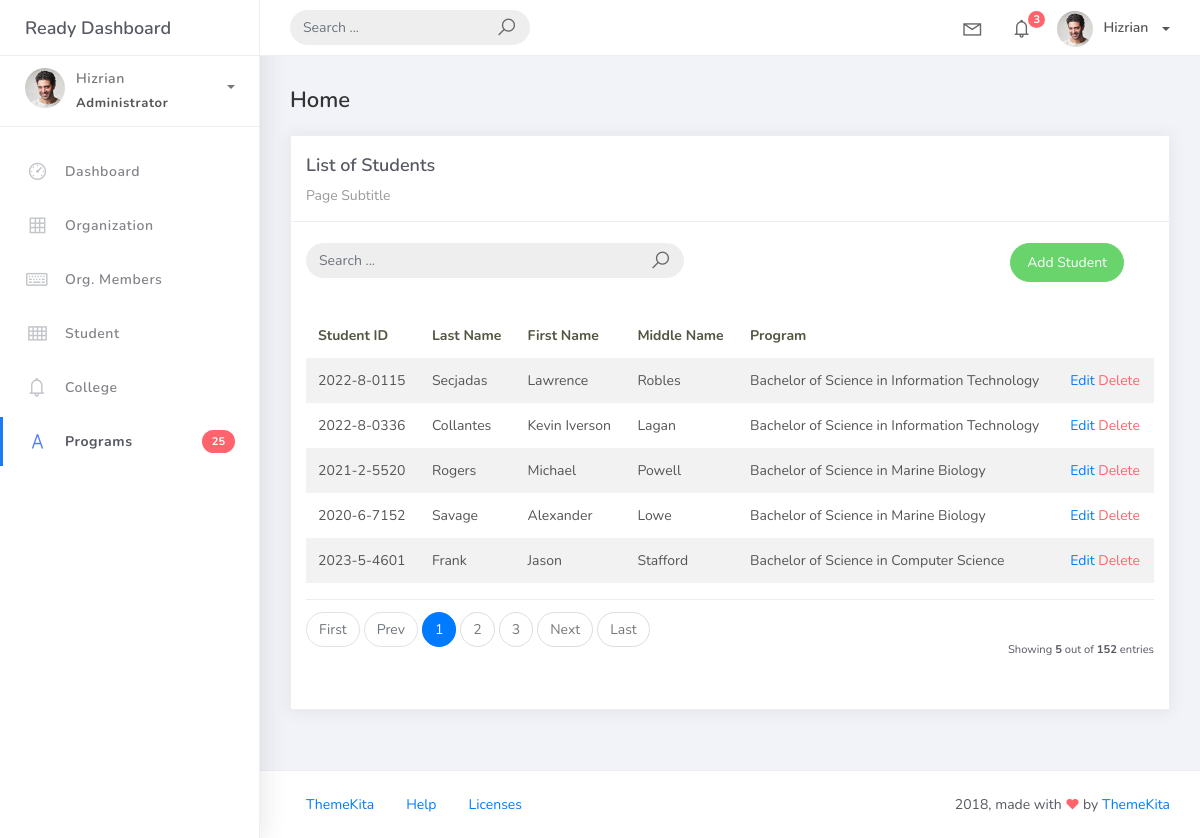
Page /students_list on the committed database.
### studentorg/models.py (models this page shows, shortened)
class BaseModel (models.Model):
    created_at = models.DateTimeField(auto_now_add=True, db_index=True)
    updated_at = models.DateTimeField(auto_now=True)
    class Meta:
        abstract = True

class Student(BaseModel):
    student_id = models.CharField(max_length=15)
    last_name = models.CharField(max_length=25, default= "Unknown")
    first_name = models.CharField(max_length=25)
    middle_name = models.CharField(max_length=25, blank=True, null=True)
    program = models.ForeignKey(Program, on_delete=models.CASCADE)

class Program(BaseModel):
    prog_name = models.CharField(max_length=150)
    college = models.ForeignKey(College, on_delete=models.CASCADE)
    def __str__(self):
        return self.prog_name

### studentorg/views.py (the view)
# urls.py: path('students_list', StudentsList.as_view(), name='students-list'),
class StudentsList(ListView):
    model = Student
    context_object_name = 'students'
    template_name = "students_list.html"
    paginate_by = 5

### templates/students_list.html
{% extends 'base.html' %} {% load static %} {% block content %}
<div class="content">
    <div class="container-fluid">
        <h4 class="page-title">Home</h4>
        <div class="row">
            <div class="col-md-12">
                <div class="card">
                    <div class="card-header">
                        <div class="card-title">List of Students</div>
                        <div class="card-category">Page Subtitle</div>
                    </div>
                    <br />
                    <div class="col-md-12 row">
                        <div class="col-md-6">
                            <form class="navbar-left navbar-form nav-search mr-md-3" action="">
                                <div class="input-group">
                                    <input type="text" placeholder="Search ..." class="form-control" />
                                    <div class="input-group-append">
                                        <span class="input-group-text">
                                            <i class="la la-search search-icon"></i>
                                        </span>
                                    </div>
                                </div>
                            </form>
                        </div>
                        <div class="col-md-6">
                            <div class="pull-right">
                                <a href="{% url 'students-add' %}" class="btn btn-success btn-rounded">Add Student</a>
                            </div>
                        </div>
                    </div>
                    <div class="card-body">
                        <table class="table table-striped mt-3">
                            <thead>
                                <tr>
                                    <th scope="col">Student ID</th>
                                    <th scope="col">Last Name</th>
                                    <th scope="col">First Name</th>
                                    <th scope="col">Middle Name</th>
                                    <th scope="col">Program</th>
                                </tr>
                            </thead>
                            <tbody>
                                {% for object in object_list %}
                                <tr>
                                    <td>{{ object.student_id }}</td>
                                    <td>{{ object.last_name }}</td>
                                    <td>{{ object.first_name }}</td>
                                    <td>{{ object.middle_name }}</td>
                                    <td>{{ object.program }}</td>
                                    <td>
                                        <a href="students_list/{{ object.id }}">Edit</a>
                                        <a href="students_list/{{ object.id }}/delete" class="text-danger">Delete</a>
                                    </td>
                                </tr>
                                {% empty %}
                                <tr>
                                    <td colspan="4" style="text-align: center;">
                                        <p class="text-sm font-weight-bold mb-0">No Records Found</p>
                                    </td>
                                </tr>
                                {% endfor %}
                            </tbody>
                        </table>
                        {% include 'includes/pagination.html' %}
                    </div>
                </div>
            </div>
        </div>
    </div>
</div>
{% endblock %}

### rows in the picture
Student: student_id "2022-8-0115", last_name "Secjadas", first_name "Lawrence", middle_name "Robles", program "Bachelor of Science in Information Technology"
Student: student_id "2022-8-0336", last_name "Collantes", first_name "Kevin Iverson", middle_name "Lagan", program "Bachelor of Science in Information Technology"
Student: student_id "2021-2-5520", last_name "Rogers", first_name "Michael", middle_name "Powell", program "Bachelor of Science in Marine Biology"
Student: student_id "2020-6-7152", last_name "Savage", first_name "Alexander", middle_name "Lowe", program "Bachelor of Science in Marine Biology"
Student: student_id "2023-5-4601", last_name "Frank", first_name "Jason", middle_name "Stafford", program "Bachelor of Science in Computer Science"

### other values in the picture
{{ page_num }} "1"
{{ page_num }} "2" "3"
{{ object_list.count }} "5"
{{ paginator.count }} "152"
